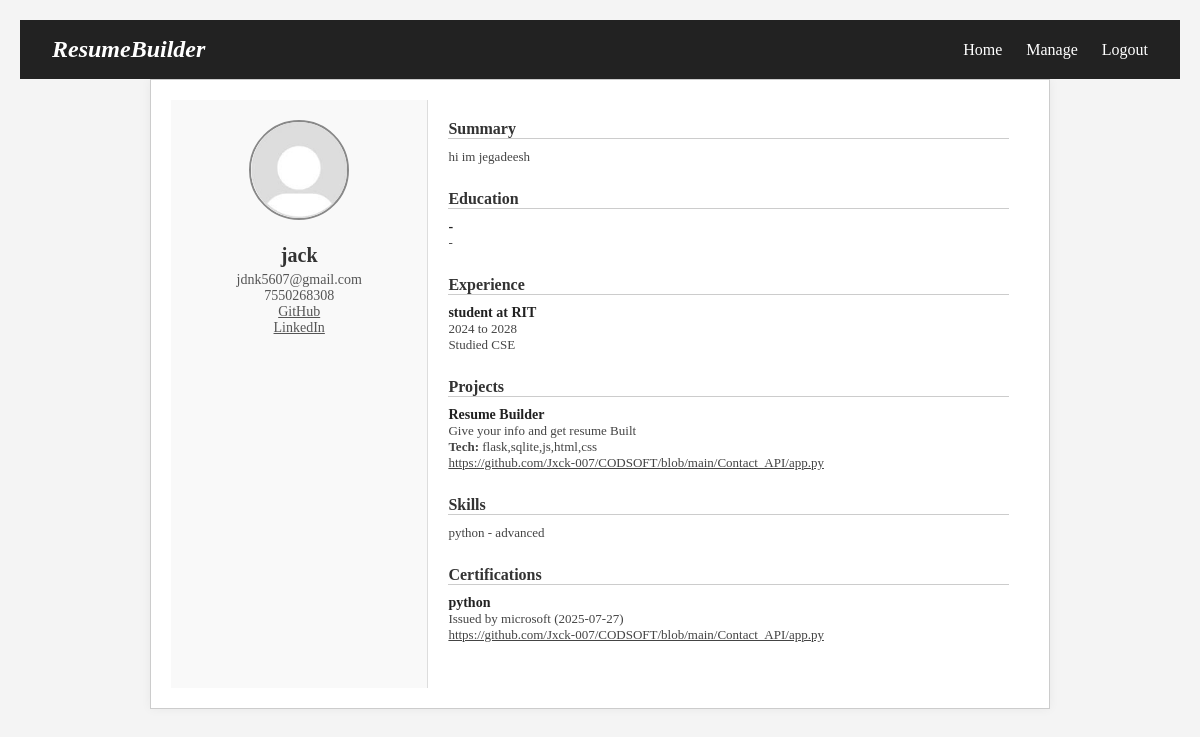
/resume/view/2 (signed in), run on the app's committed database.
### website/models.py (models this page shows)
class PersonalInfo(db.Model):
    id = db.Column(db.Integer, primary_key=True)
    resume_id = db.Column(db.Integer, db.ForeignKey('resume.id'), unique=True)
    profile_pic = db.Column(db.String(150), default='default.jpg')
    full_name = db.Column(db.String(50), nullable=False)
    phone = db.Column(db.String(15), nullable=False)
    resume_email = db.Column(db.String(60), nullable=False)
    linkedin = db.Column(db.String(100))
    github = db.Column(db.String(100))
    address = db.Column(db.String(200))
    summary = db.Column(db.String(300), nullable=False)

class Experience(db.Model):
    id = db.Column(db.Integer, primary_key=True)
    resume_id = db.Column(db.Integer, db.ForeignKey('resume.id'))
    job_title = db.Column(db.String(100))
    company = db.Column(db.String(100))
    start_date = db.Column(db.String(20))
    end_date = db.Column(db.String(20))
    description = db.Column(db.String(300))

class Project(db.Model):
    id = db.Column(db.Integer, primary_key=True)
    resume_id = db.Column(db.Integer, db.ForeignKey('resume.id'))
    title = db.Column(db.String(100))
    description = db.Column(db.String(300))
    tech_stack = db.Column(db.String(200))
    link = db.Column(db.String(200))

class Skill(db.Model):
    id = db.Column(db.Integer, primary_key=True)
    resume_id = db.Column(db.Integer, db.ForeignKey('resume.id'))
    name = db.Column(db.String(50))
    level = db.Column(db.String(20))

class Certification(db.Model):
    id = db.Column(db.Integer, primary_key=True)
    resume_id = db.Column(db.Integer, db.ForeignKey('resume.id'))
    name = db.Column(db.String(100))
    issuer = db.Column(db.String(100))
    issue_date = db.Column(db.String(20))
    credential_link = db.Column(db.String(200))

### website/views.py (the view)
@views.route('/resume/view/<int:resume_id>')
@login_required
def view_resume(resume_id):
    resume = Resume.query.get_or_404(resume_id)
    if resume.user_id != current_user.id:
        flash("You are not authorized to view this resume.", "danger")
        return redirect(url_for('views.home'))
    info = PersonalInfo.query.filter_by(resume_id=resume.id).first()
    education = Education.query.filter_by(resume_id=resume.id).first()
    experience = Experience.query.filter_by(resume_id=resume.id).first()
    project = Project.query.filter_by(resume_id=resume.id).first()
    skill = Skill.query.filter_by(resume_id=resume.id).first()
    certification = Certification.query.filter_by(resume_id=resume.id).first()
    return render_template("resume_base.html", resume=resume, info=info, education=education,
                           experience=experience, project=project, skill=skill,
                           certification=certification)

### website/__init__.py (called while the page is built)
def create_app():
    app = Flask(__name__)
    app.config['SECRET_KEY'] = 'supersecretkey'
    app.config['SQLALCHEMY_DATABASE_URI'] = 'sqlite:///ResumeBuilder.db'
    db.init_app(app)
    login_manager=LoginManager()
    login_manager.login_view = 'auth.login'
    login_manager.init_app(app)
    @login_manager.user_loader
    def load_user(id):
        return User.query.get(int(id))
    from .views import  views
    from .auth import auth
    app.register_blueprint(views,url_prefix='/')
    app.register_blueprint(auth,url_prefix='/')
    create_database(app)
    return app

### website/templates/resume_base.html (shortened to what this page needs)
{% extends "base.html" %}
{% block head %}
<link rel="stylesheet" href="{{ url_for('static', filename='css/' + resume.style + '.css') }}">
{% endblock %}
{% block body %}
<div class="resume-container">
  <div class="left-panel">
    <div class="profile-pic">
      {% if info.profile_pic and info.profile_pic != 'default.jpg' %}
        <img src="uploads/{{ info.profile_pic }}" alt="Profile Picture">
      {% else %}
        <img src="uploads/{{ 'default.jpg' }}" alt="Default Picture">
      {% endif %}
    </div>
    <h1>{{ info.full_name }}</h1>
    <p>{{ info.resume_email }}</p>
    <p>{{ info.phone }}</p>
    <p><a href="{{ info.github }}">GitHub</a></p>
    <p><a href="{{ info.linkedin }}">LinkedIn</a></p>
  </div>
  <div class="right-panel">
    <div class="section">
      <h2>Summary</h2>
      <p>{{ info.summary }}</p>
    </div>
    <div class="section">
      <h2>Education</h2>
      <div class="item">
        <h3>{{ education.degree }} - {{ education.institution }}</h3>
        <p>{{ education.start_year }} - {{ education.end_year }}</p>
      </div>
    </div>
    <div class="section">
      <h2>Experience</h2>
      <div class="item">
        <h3>{{ experience.job_title }} at {{ experience.company }}</h3>
        <p>{{ experience.start_date }} to {{ experience.end_date }}</p>
        <p>{{ experience.description }}</p>
      </div>
    </div>
    <div class="section">
      <h2>Projects</h2>
      <div class="item">
        <h3>{{ project.title }}</h3>
        <p>{{ project.description }}</p>
        <p><strong>Tech:</strong> {{ project.tech_stack }}</p>
        <p><a href="{{ project.link }}">{{ project.link }}</a></p>
      </div>
    </div>
    <div class="section">
      <h2>Skills</h2>
      <div class="item">
        <p>{{ skill.name }} - {{ skill.level }}</p>
      </div>
    </div>
    <div class="section">
      <h2>Certifications</h2>
      <div class="item">
        <h3>{{ certification.name }}</h3>
        <p>Issued by {{ certification.issuer }} ({{ certification.issue_date }})</p>
        <p><a href="{{ certification.credential_link }}">{{ certification.credential_link }}</a></p>
      </div>
    </div>
  </div>
</div>
{% endblock %}

### website/templates/base.html (shortened to what this page needs)
<!DOCTYPE html>
<html lang="en">
<head>
    <link rel="stylesheet" href="{{ url_for('static', filename='style.css') }}">
    {% block head%}
    {% endblock %}
</head>
<body>
    {% block nav %}
    <nav class="navbar">
        <div class="nav-logo">ResumeBuilder</div>
        <ul class="nav-links" id="navLinks">
            {% if current_user.is_authenticated %}
                <li><a href="/home">Home</a></li>
                <li><a href="/resume/manage">Manage</a></li>
                <li><a href="/logout">Logout</a></li>
            {% else %}
                <li><a href="/login">Login</a></li>
                <li><a href="/Sign-Up">Sign up</a></li>
            {% endif %}
        </ul>
    </nav>
    {% endblock %}
    <main>
{% block body %}
{% endblock %}
    </main>
</body>
</html>

### website/static/style.css (style rules this page uses)
* { margin: 0; padding: 0; box-sizing: border-box; }
body { font-family: 'Segoe UI', sans-serif; background-color: #ffffff; color: #222; }
.navbar { display: flex; justify-content: space-between; align-items: center; background-color: #222; padding: 1rem 2rem; color: white; position: sticky; top: 0; z-index: 1000; }
.nav-logo { font-size: 1.5rem; font-weight: bold; font-style: italic; }
.nav-links { list-style: none; display: flex; gap: 1.5rem; }
.nav-links a { color: white; text-decoration: none; transition: color 0.2s ease; }
.profile-pic { display: flex; flex-direction: column; align-items: center; margin-bottom: 24px; }

### website/static/css/classic.css (style rules this page uses)
body { background-color: #f4f4f4; font-family: 'Georgia', serif; margin: 0; padding: 20px; }
.resume-container { max-width: 900px; margin: auto; background: white; border: 1px solid #ccc; box-shadow: 0 0 10px rgba(0,0,0,0.05); display: flex; padding: 20px; }
.left-panel { width: 30%; padding: 20px; border-right: 1px solid #ddd; text-align: center; background-color: #f9f9f9; }
.left-panel h1 { font-size: 20px; margin: 15px 0 5px; color: #333; }
.left-panel p, .left-panel a { font-size: 14px; color: #555; word-wrap: break-word; }
.profile-pic img { width: 100px; height: 100px; object-fit: cover; border-radius: 50%; border: 2px solid #888; }
.right-panel { width: 70%; padding: 20px; }
.section { margin-bottom: 25px; }
.section h2 { font-size: 16px; margin-bottom: 10px; border-bottom: 1px solid #ccc; color: #333; }
.section .item h3 { margin: 0; font-weight: bold; font-size: 14px; }
.section p, .section a { font-size: 13px; color: #444; }

### data on the page
PersonalInfo: full_name "jack", resume_email "jdnk5607@gmail.com", phone "7550268308", summary "hi im jegadeesh"
Experience: job_title "student", company "RIT", start_date "2024", end_date "2028", description "Studied CSE"
Project: title "Resume Builder", description "Give your info and get resume Built", tech_stack "flask,sqlite,js,html,css", link "https://github.com/Jxck-007/CODSOFT/blob/main/Contact_API/app.py"
Skill: name "python", level "advanced"
Certification: name "python", issuer "microsoft", issue_date "2025-07-27", credential_link "https://github.com/Jxck-007/CODSOFT/blob/main/Contact_API/app.py"
